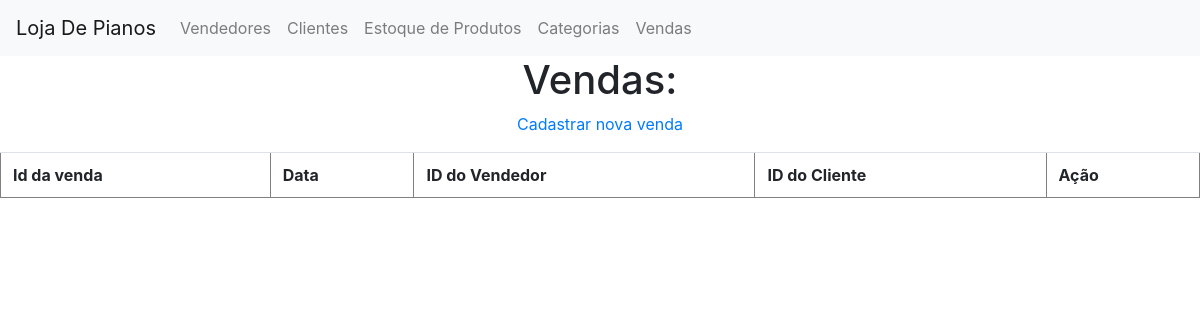
Before: /vendas/index.php with the older database file.
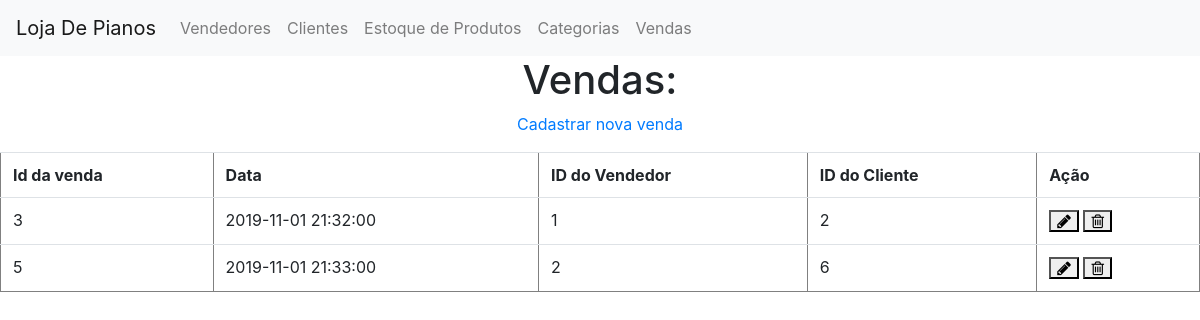
After: the same page with the newer database file.
### tables this page shows
CREATE TABLE `vendas` (
  `ven_id` int(11) NOT NULL,
  `ven_data` timestamp NOT NULL DEFAULT current_timestamp() ON UPDATE current_timestamp(),
  `vendedor_vend_id` int(11) NOT NULL,
  `clientes_cli_id` int(11) NOT NULL
);

### vendas/index.php (the view, shortened to what this page needs)
<?php
    require "../conecta.php";
    $sql = "SELECT * FROM vendas";
    $consulta = mysqli_query($link, $sql) or die ("Falha ao consultar vendas");
    include "../menu/index.php";
?>
<!DOCTYPE html>
<html lang="en">
<head>
    <link href="//maxcdn.bootstrapcdn.com/font-awesome/4.7.0/css/font-awesome.min.css" rel="stylesheet">
    <link rel="stylesheet" href="https://stackpath.bootstrapcdn.com/bootstrap/4.3.1/css/bootstrap.min.css">
</head>
<body>
    <h1 align="center">Vendas: </h1>
    <p align="center">
        <a href="cadastro.php">Cadastrar nova venda</a>
    </p>
    <table border=1 class="table table">
        <tr>
            <th>Id da venda</th>
            <th>Data</th>
            <th>ID do Vendedor</th>
            <th>ID do Cliente</th>
            <th>Ação</th>
        </tr>
        <?php while($dados = mysqli_fetch_array($consulta)){  ?>
        <tr>
            <td><?php echo $dados["ven_id"]; ?></td>
            <td><?php echo $dados["ven_data"]; ?></td>
            <td><?php echo $dados['vendedor_vend_id'] ?></td>
            <td><?php echo $dados["clientes_cli_id"]; ?></td>
            <td>
                <a href="editar.php?codigo=<?php echo $dados['ven_id']?>">
                    <button class="fa fa-pencil"></button>
                </a>
                <a href="excluir.php?codigo=<?php echo $dados ['ven_id']?>">
                    <button class="fa fa-trash-o"></button>
                </a>
            </td>
        </tr>
        <?php } ?>
    </table>
</body>
</html>

### menu/index.php (shortened to what this page needs)
<nav class="navbar navbar-expand-lg navbar-light bg-light">
    <a class="navbar-brand" href="../index.php">Loja De Pianos</a>
    <div class="collapse navbar-collapse" id="navbarSupportedContent">
    <ul class="navbar-nav mr-auto">
        <li class="nav-item">
        <a class="nav-link" href="../vendedor/index.php">Vendedores</a>
        </li>
        <li class="nav-item">
        <a class="nav-link" href="../clientes/index.php">Clientes</a>
        </li>
        <li class="nav-item">
        <a class="nav-link" href="../produtos_estoque/index.php">Estoque de Produtos</a>
        </li>
        <li class="nav-item">
        <a class="nav-link" href="../categorias/index.php">Categorias</a>
        </li>
        <li class="nav-item">
        <a class="nav-link" href="../vendas/index.php">Vendas</a>
        </li>
    </ul>
    </div>
</nav>

Changed rows visible on the page:
added vendas: ven_id "3", ven_data "2019-11-01 21:32:00", vendedor_vend "1", clientes_cli "2"
added vendas: ven_id "5", ven_data "2019-11-01 21:33:00", vendedor_vend "2", clientes_cli "6"
